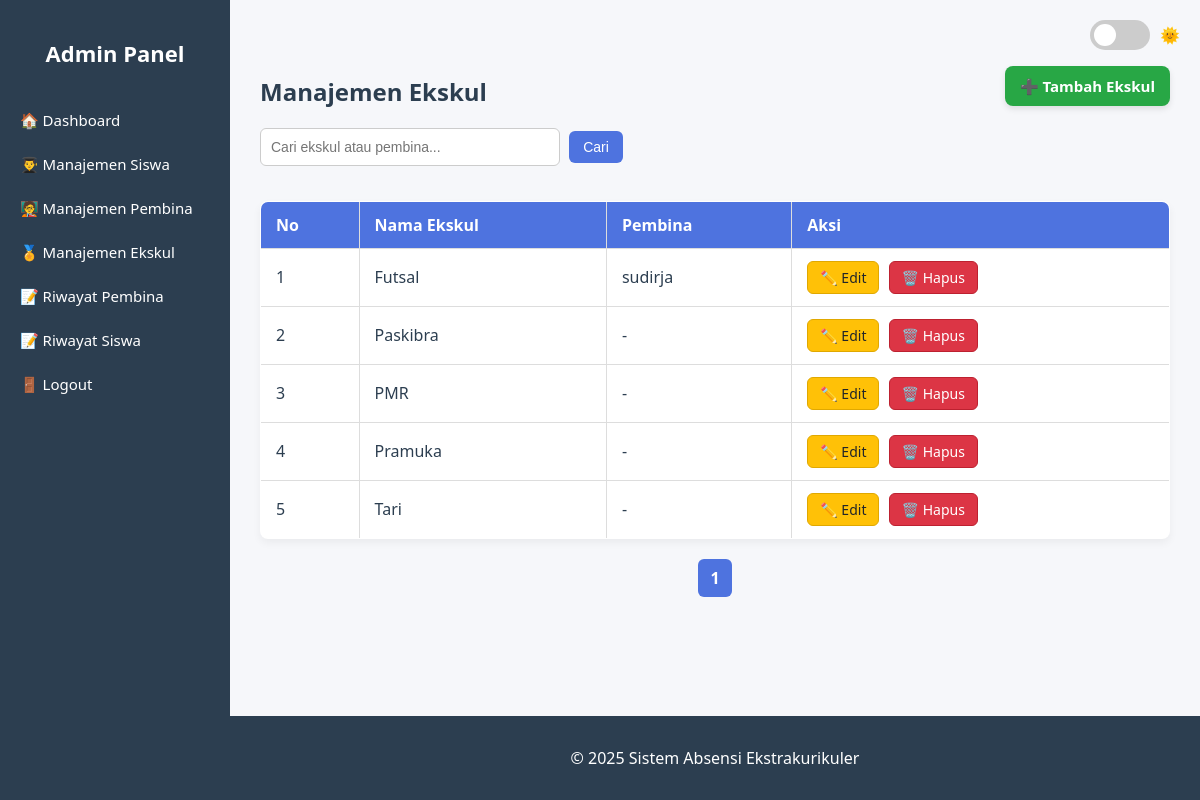
The page /admin/manajemen_eskul.php (signed in) on the database its author committed.
### tables this page shows
CREATE TABLE `ekskul` (
  `id_ekskul` int(11) NOT NULL,
  `nama_ekskul` varchar(100) DEFAULT NULL,
  `id_pembina` int(11) DEFAULT NULL
);

CREATE TABLE `pembina` (
  `id_pembina` int(11) NOT NULL,
  `nama` varchar(100) DEFAULT NULL,
  `username` varchar(50) DEFAULT NULL,
  `password` varchar(255) DEFAULT NULL,
  `nip` varchar(20) DEFAULT NULL,
  `no_hp` varchar(15) DEFAULT NULL,
  `alamat` text DEFAULT NULL,
  `jenis_kelamin` enum('L','P') DEFAULT NULL
);

### admin/manajemen_eskul.php (the view, shortened to what this page needs)
<?php
include '../koneksi.php';
include 'header.php';
include 'sidebar.php';
$limit = 5;
$page = isset($_GET['page']) ? (int)$_GET['page'] : 1;
$offset = ($page - 1) * $limit;
$search = isset($_GET['search']) ? mysqli_real_escape_string($conn, $_GET['search']) : '';
$where = $search ? "WHERE e.nama_ekskul LIKE '%$search%' OR p.nama LIKE '%$search%'" : '';
$total_query = mysqli_query($conn, "
    SELECT COUNT(*) as total
    FROM ekskul e
    LEFT JOIN pembina p ON e.id_pembina = p.id_pembina
    $where
");
$total = mysqli_fetch_assoc($total_query)['total'];
$pages = ceil($total / $limit);
$ekskul = mysqli_query($conn, "
    SELECT e.*, p.nama AS nama_pembina
    FROM ekskul e
    LEFT JOIN pembina p ON e.id_pembina = p.id_pembina
    $where
    ORDER BY e.nama_ekskul ASC
    LIMIT $offset, $limit
");
?>
<div class="content">
    <div style="display: flex; justify-content: space-between; align-items: center; flex-wrap: wrap;">
        <h2 style="margin-bottom: 10px;">Manajemen Ekskul</h2>
        <a href="tambah_eskul.php" class="btn-add">➕ Tambah Ekskul</a>
    </div>
    <form method="GET">
        <input type="text" name="search" placeholder="Cari ekskul atau pembina..." value="<?= htmlspecialchars($search) ?>">
        <button type="submit">Cari</button>
    </form>
    <table>
        <thead>
            <tr>
                <th>No</th>
                <th>Nama Ekskul</th>
                <th>Pembina</th>
                <th>Aksi</th>
            </tr>
        </thead>
        <tbody>
            <?php if (mysqli_num_rows($ekskul) > 0): $no = $offset + 1; ?>
                <?php while ($row = mysqli_fetch_assoc($ekskul)): ?>
                    <tr>
                        <td><?= $no++ ?></td>
                        <td><?= htmlspecialchars($row['nama_ekskul']) ?></td>
                        <td><?= $row['nama_pembina'] ?? '-' ?></td>
                        <td>
                            <a href="update_eskul.php?id=<?= $row['id_ekskul'] ?>" class="btn-edit">✏️ Edit</a>
                            <a href="delete_eskul.php?id=<?= $row['id_ekskul'] ?>" class="btn-delete" onclick="return confirm('Yakin ingin menghapus ekskul ini?')">🗑️ Hapus</a>
                        </td>
                    </tr>
                <?php endwhile; ?>
            <?php else: ?>
                <tr><td colspan="4" style="text-align: center;">Data tidak ditemukan.</td></tr>
            <?php endif; ?>
        </tbody>
    </table>
    <div class="pagination">
        <?php for ($i = 1; $i <= $pages; $i++): ?>
            <a href="?page=<?= $i ?>&search=<?= urlencode($search) ?>" class="<?= ($i == $page) ? 'active' : '' ?>">
                <?= $i ?>
            </a>
        <?php endfor; ?>
    </div>
</div>
<?php include 'footer.php'; ?>

### admin/style.css (style rules this page uses)
:root { --bg: #f4f6f9cc; --text: #2c3e50; --sidebar-bg: #2c3e50; --sidebar-text: white; --primary: #4e73df; --primary-dark: #224abe; --table-header: #4e73df; --footer-bg: #2c3e50; }
* { box-sizing: border-box; }
body { margin: 0; background-color: var(--bg); color: var(--text); font-family: 'Segoe UI', sans-serif; }
.content { margin-left: 230px; padding: 30px; }
textarea, input[type="text"], input[type="date"], input[type="file"], select { width: 100%; padding: 12px; margin-bottom: 15px; border: 1px solid #ccc; border-radius: 8px; font-size: 14px; resize: vertical; }
button, input[type="submit"] { background-color: var(--primary); color: white; border: none; padding: 10px 20px; font-size: 14px; border-radius: 8px; cursor: pointer; }
table { width: 100%; border-collapse: collapse; margin-top: 20px; }
table, th, td { border: 1px solid #ddd; }
th, td { padding: 10px; text-align: left; }
th { background-color: var(--table-header); color: white; }
form input[type="text"] { padding: 10px; width: 300px; border: 1px solid #ccc; border-radius: 6px; margin-top: 10px; }
form button { padding: 10px 16px; background: var(--primary); color: white; border: none; border-radius: 6px; margin-left: 5px; cursor: pointer; }
.btn-add { background-color: var(--primary); color: white; padding: 10px 20px; border-radius: 10px; text-decoration: none; font-weight: bold; font-size: 15px; transition: 0.3s; display: inline-block; box-shadow: 0 3px 6px rgba(0,0,0,0.1); }
.pagination { margin-top: 20px; text-align: center; }
.pagination a { display: inline-block; padding: 8px 14px; margin: 0 4px; background: #eee; color: #333; text-decoration: none; border-radius: 6px; transition: 0.3s; }
.pagination a.active, .pagination a:hover { background: var(--primary); color: white; }

### admin/manajemen_eskul.php (style rules this page uses)
body { margin-top: 25px; }
.btn-edit, .btn-delete { display: inline-block; padding: 6px 12px; border-radius: 6px; font-size: 14px; text-decoration: none; margin-right: 5px; transition: background 0.3s, transform 0.2s; }
.btn-edit { background-color: #ffc107; color: #212529; border: 1px solid #e0a800; }
.btn-delete { background-color: #dc3545; color: white; border: 1px solid #bd2130; }
.btn-add { background-color: #28a745; color: white; padding: 10px 15px; border-radius: 8px; text-decoration: none; font-weight: bold; transition: background 0.3s ease, transform 0.2s ease; }
table { width: 100%; border-collapse: collapse; background-color: white; border-radius: 8px; overflow: hidden; box-shadow: 0 4px 8px rgba(0, 0, 0, 0.05); }
th, td { padding: 12px 15px; text-align: left; border-bottom: 1px solid #ddd; }
th { background-color: #4e73df; color: white; }
form { margin-bottom: 20px; }
input[type="text"] { padding: 8px 12px; border-radius: 6px; border: 1px solid #ccc; font-size: 14px; }
button[type="submit"] { padding: 8px 14px; border-radius: 6px; background-color: #4e73df; color: white; border: none; cursor: pointer; font-size: 14px; }
.pagination { margin-top: 20px; text-align: center; }
.pagination a { display: inline-block; padding: 8px 12px; margin: 0 4px; border-radius: 6px; text-decoration: none; background-color: #f1f1f1; color: #333; transition: background 0.3s; }
.pagination a.active { background-color: #4e73df; color: white; font-weight: bold; }

### rows shown on the page
ekskul: nama_ekskul "Futsal", id_pembina.nama "sudirja"
ekskul: nama_ekskul "Paskibra", nama_pembina "-"
ekskul: nama_ekskul "PMR", nama_pembina "-"
ekskul: nama_ekskul "Pramuka", nama_pembina "-"
ekskul: nama_ekskul "Tari", nama_pembina "-"
